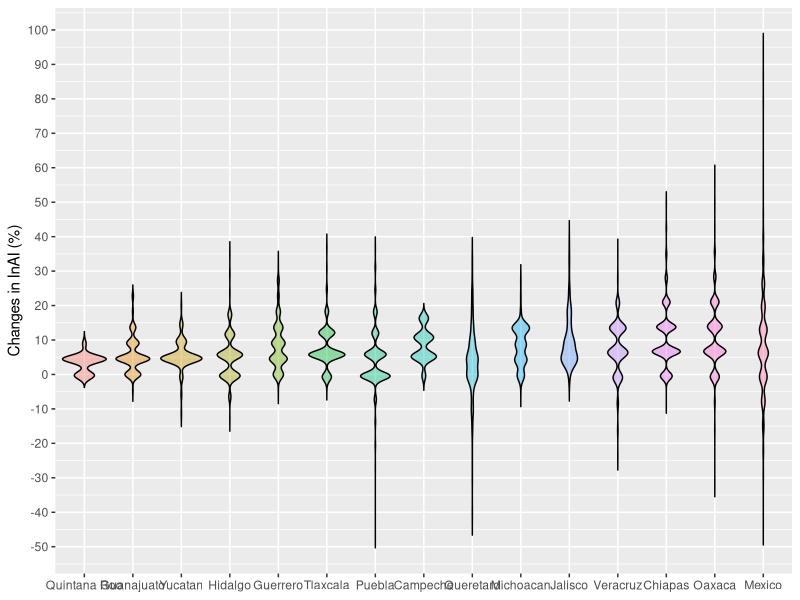

R code for this plot:
# File path
getwd()
setwd("~/OneDrive - Universidad Autónoma Chapingo/1. Doctorado/7.7 Septimo semestre/Seminario VII/I. Art. Modelo logit/Nadie Innova mas/Supplemental material/Violin plot/")
# look at the directory >

# Violin plot -------------------------------------------------------------
# Packages
library(ggplot2)
library(dplyr)

# Data
Data <- read.csv("Rend con ROO.csv")
Data

# Orden por la media de Adoptantes de menor a mayor cambios positivos en su InAI.

Data$Estadoordenado = factor(Data$Estado, levels = c("Quintana Roo", "Guanajuato", "Yucatan", "Hidalgo", "Guerrero",
                                                     "Tlaxcala", "Puebla", "Campeche", "Queretaro", 
                                                     "Michoacan", "Jalisco", "Veracruz", "Chiapas", 
                                                     "Oaxaca", "Mexico"))

ggplot(data=Data, aes(x=Estadoordenado, y = Cambio_InAI, fill=Estadoordenado, cex.axis=2)) +
    #geom_jitter(size = 0.25, color = "gray", alpha = 0.9, fill="black") +
    geom_violin(aes(), color = "black", alpha = 0.4, trim=FALSE) +
    #geom_boxplot(width=0.05, outlier.size = 0, alpha = 0.5, fill = "white", color = "black") +
    scale_y_continuous(breaks=seq(-50, 100, 10)) +
    xlab (NULL) +
    ylab("Changes in InAI (%)") +
    theme(legend.position = "none")
#stat_summary(fun.data=data_summary, size = 0.5)
#stat_summary(fun.y=mean, geom="point", size=2, color="black", alpha = 0.5)
#theme_set(theme_bw())# Fondo

# The image labels were worked on in Power Point.
